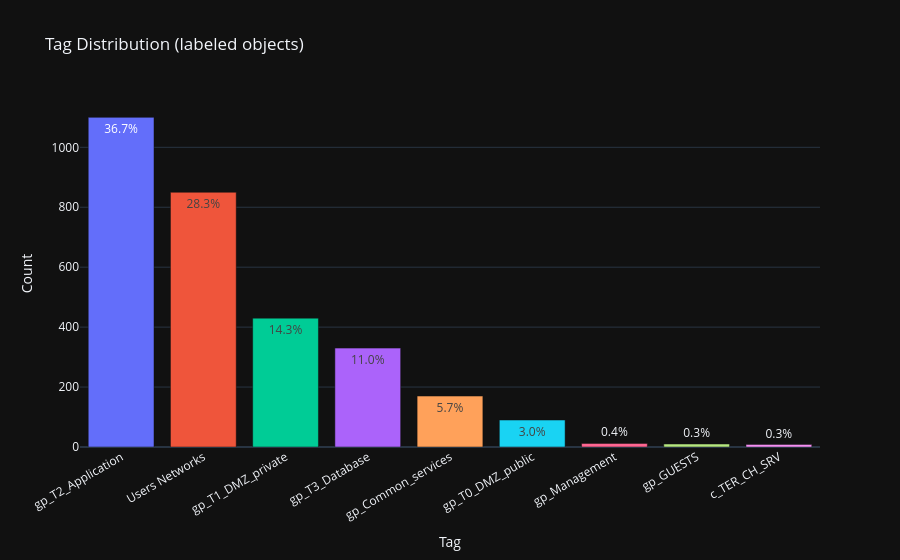

Here is the notebook cell this chart was saved with:
### Code cell
tag_counts = tags['tag'].value_counts().reset_index()
tag_counts.columns = ['tag', 'count']
tag_counts['pct'] = (tag_counts['count'] / tag_counts['count'].sum() * 100).round(1)

fig = px.bar(
    tag_counts,
    x='tag', y='count',
    text=tag_counts['pct'].astype(str) + '%',
    color='tag',
    title='Tag Distribution (labeled objects)',
    labels={'tag': 'Tag', 'count': 'Count'},
)
fig.update_layout(xaxis_tickangle=-30, showlegend=False)
fig.show()

### Figure 1 — Plotly figure (JSON) as saved in the notebook; plotly's stock layout.template omitted (floating-point values rounded to 4 significant figures)
{"data": [{"hovertemplate": "Tag=%{x}<br>Count=%{y}<br>text=%{text}<extra></extra>", "legendgroup": "gp_T2_Application", "marker": {"color": "#636efa", "pattern": {"shape": ""}}, "name": "gp_T2_Application", "orientation": "v", "showlegend": true, "text": ["36.7%"], "textposition": "auto", "x": ["gp_T2_Application"], "xaxis": "x", "y": [1100], "yaxis": "y", "type": "bar"}, {"hovertemplate": "Tag=%{x}<br>Count=%{y}<br>text=%{text}<extra></extra>", "legendgroup": "Users Networks", "marker": {"color": "#EF553B", "pattern": {"shape": ""}}, "name": "Users Networks", "orientation": "v", "showlegend": true, "text": ["28.3%"], "textposition": "auto", "x": ["Users Networks"], "xaxis": "x", "y": [850], "yaxis": "y", "type": "bar"}, {"hovertemplate": "Tag=%{x}<br>Count=%{y}<br>text=%{text}<extra></extra>", "legendgroup": "gp_T1_DMZ_private", "marker": {"color": "#00cc96", "pattern": {"shape": ""}}, "name": "gp_T1_DMZ_private", "orientation": "v", "showlegend": true, "text": ["14.3%"], "textposition": "auto", "x": ["gp_T1_DMZ_private"], "xaxis": "x", "y": [430], "yaxis": "y", "type": "bar"}, {"hovertemplate": "Tag=%{x}<br>Count=%{y}<br>text=%{text}<extra></extra>", "legendgroup": "gp_T3_Database", "marker": {"color": "#ab63fa", "pattern": {"shape": ""}}, "name": "gp_T3_Database", "orientation": "v", "showlegend": true, "text": ["11.0%"], "textposition": "auto", "x": ["gp_T3_Database"], "xaxis": "x", "y": [330], "yaxis": "y", "type": "bar"}, {"hovertemplate": "Tag=%{x}<br>Count=%{y}<br>text=%{text}<extra></extra>", "legendgroup": "gp_Common_services", "marker": {"color": "#FFA15A", "pattern": {"shape": ""}}, "name": "gp_Common_services", "orientation": "v", "showlegend": true, "text": ["5.7%"], "textposition": "auto", "x": ["gp_Common_services"], "xaxis": "x", "y": [170], "yaxis": "y", "type": "bar"}, {"hovertemplate": "Tag=%{x}<br>Count=%{y}<br>text=%{text}<extra></extra>", "legendgroup": "gp_T0_DMZ_public", "marker": {"color": "#19d3f3", "pattern": {"shape": ""}}, "name": "gp_T0_DMZ_public", "orientation": "v", "showlegend": true, "text": ["3.0%"], "textposition": "auto", "x": ["gp_T0_DMZ_public"], "xaxis": "x", "y": [90], "yaxis": "y", "type": "bar"}, {"hovertemplate": "Tag=%{x}<br>Count=%{y}<br>text=%{text}<extra></extra>", "legendgroup": "gp_Management", "marker": {"color": "#FF6692", "pattern": {"shape": ""}}, "name": "gp_Management", "orientation": "v", "showlegend": true, "text": ["0.4%"], "textposition": "auto", "x": ["gp_Management"], "xaxis": "x", "y": [12], "yaxis": "y", "type": "bar"}, {"hovertemplate": "Tag=%{x}<br>Count=%{y}<br>text=%{text}<extra></extra>", "legendgroup": "gp_GUESTS", "marker": {"color": "#B6E880", "pattern": {"shape": ""}}, "name": "gp_GUESTS", "orientation": "v", "showlegend": true, "text": ["0.3%"], "textposition": "auto", "x": ["gp_GUESTS"], "xaxis": "x", "y": [10], "yaxis": "y", "type": "bar"}, {"hovertemplate": "Tag=%{x}<br>Count=%{y}<br>text=%{text}<extra></extra>", "legendgroup": "c_TER_CH_SRV", "marker": {"color": "#FF97FF", "pattern": {"shape": ""}}, "name": "c_TER_CH_SRV", "orientation": "v", "showlegend": true, "text": ["0.3%"], "textposition": "auto", "x": ["c_TER_CH_SRV"], "xaxis": "x", "y": [8], "yaxis": "y", "type": "bar"}], "layout": {"xaxis": {"anchor": "y", "domain": [0, 1], "title": {"text": "Tag"}, "categoryorder": "array", "categoryarray": ["gp_T2_Application", "Users Networks", "gp_T1_DMZ_private", "gp_T3_Database", "gp_Common_services", "gp_T0_DMZ_public", "gp_Management", "gp_GUESTS", "c_TER_CH_SRV"], "tickangle": -30}, "yaxis": {"anchor": "x", "domain": [0, 1], "title": {"text": "Count"}}, "legend": {"title": {"text": "Tag"}, "tracegroupgap": 0}, "title": {"text": "Tag Distribution (labeled objects)"}, "barmode": "relative", "showlegend": false}}
